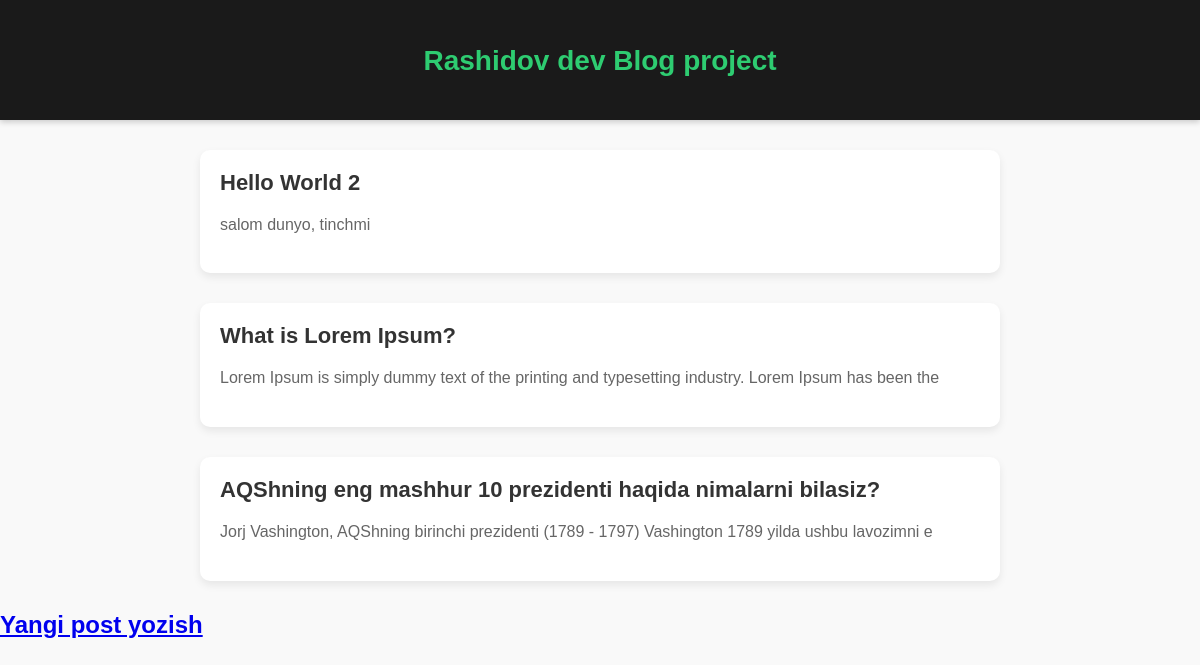
Before: / with the older database file.
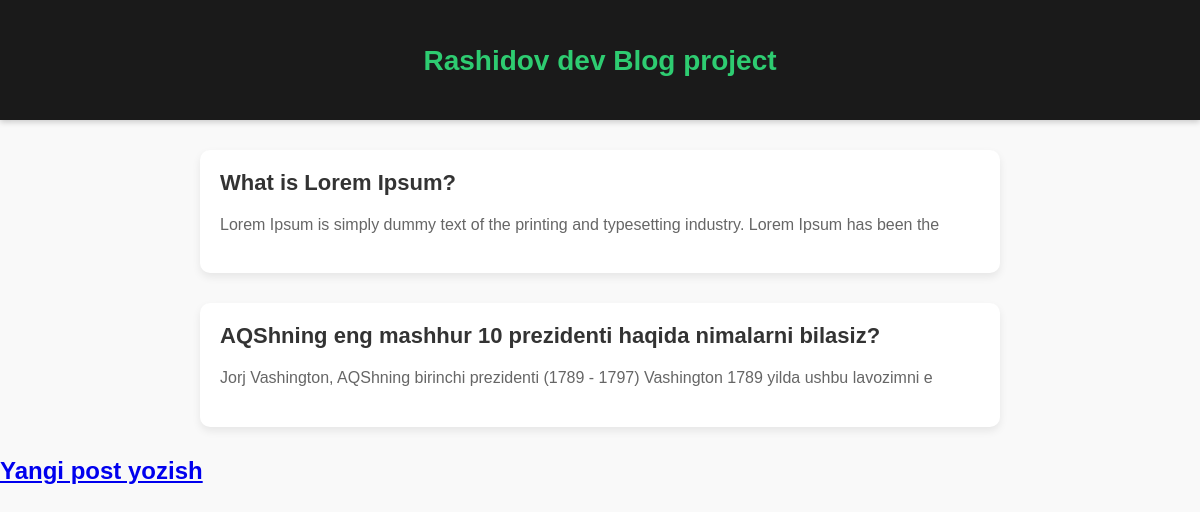
After: the same page with the newer database file.
### blog/models.py (models this page shows, shortened)
class Post(models.Model):
    title = models.CharField(max_length=200)
    author = models.ForeignKey('auth.User', on_delete=models.CASCADE)
    body = models.TextField()

### blog/views.py (the view)
# urls.py: path('', BlogListView.as_view(), name='home'),
class BlogListView(ListView):
    model = Post
    template_name = 'home.html'

### templates/home.html
{% extends 'base.html' %}
{% block content %}
    {% for post in object_list %}
        <div  class="post-entry">
            <h2><a href="{% url 'post_detail' post.pk %}">{{  post.title }}</a> </h2>
            <p>{{  post.body | slice:":100" }}</p>
        </div>
    {% endfor %}
{% endblock content %}

### templates/base.html (shortened to what this page needs)
{% load static %}
<!DOCTYPE html>
<html lang="en">
<head>
    <link rel="stylesheet" href="{% static 'css/base.css' %}">
</head>
<body>
    <header>
        <h1><a href="{% url 'home' %}">Rashidov dev Blog project</a> </h1>
    </header>
<div>
    {% block content %}
    {% endblock content %}
</div>
<footer>
    <h2><a href="{% url 'post_new' %}">Yangi post yozish</a> </h2>
</footer>
</body>
</html>

### static/css/base.css (style rules this page uses)
body { font-family: Arial, sans-serif; background-color: #f9f9f9; margin: 0; padding: 0; color: #333; }
header { background-color: #1a1a1a; padding: 20px; text-align: center; box-shadow: 0 2px 6px rgba(0,0,0,0.2); }
header h1 a { color: #2ecc71; text-decoration: none; font-size: 28px; transition: color 0.3s ease; }
div { max-width: 800px; margin: 30px auto; padding: 0 20px; }
.post-entry { background: #fff; padding: 20px; margin-bottom: 25px; border-radius: 10px; box-shadow: 0 4px 8px rgba(0,0,0,0.08); transition: transform 0.2s ease, box-shadow 0.2s ease; }
.post-entry h2 { margin: 0 0 10px; font-size: 22px; }
.post-entry h2 a { text-decoration: none; color: #333; transition: color 0.3s ease; }
.post-entry p { color: #666; line-height: 1.6; }

Changed rows visible on the page:
removed Post: title "Hello World 2", body "salom dunyo, tinchmi"
